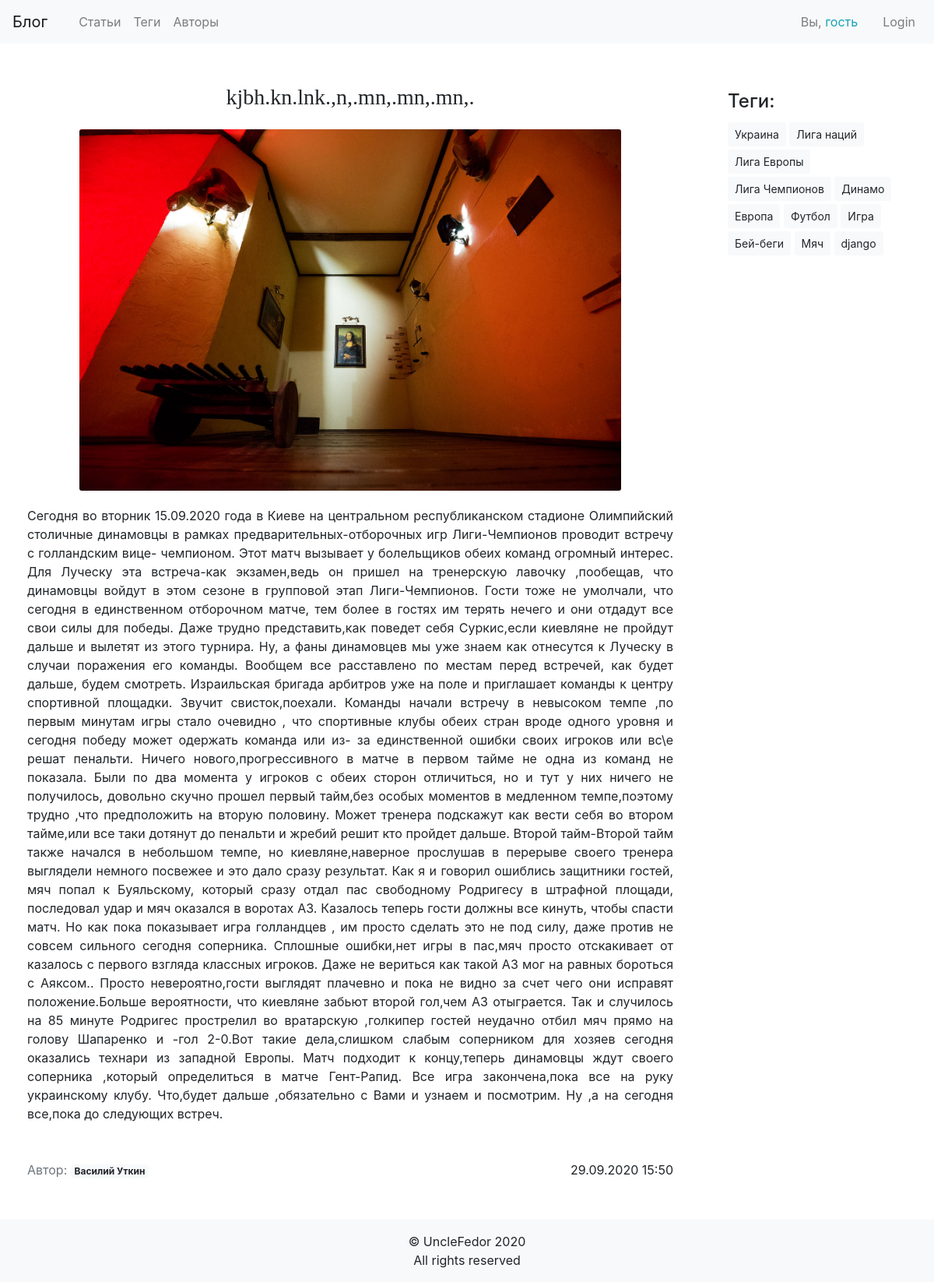
The app's page /post/bez-osobogo-truda-i-napryazheniya-dinamo-obyigryivaet-ne-sovsem-letuchih-gollandtsev-dinamo-az-2-0/ with its own data.
### blog/models.py (models this page shows, shortened)
class Post(models.Model):
    title = models.CharField('Заголовок', max_length=150, db_index=True)
    slug = models.SlugField(max_length=150, unique=True)
    body = models.TextField('Текст поста', blank=True, db_index=True)
    image = models.ImageField('Изображение', upload_to='images-of-posts')
    author = models.ForeignKey(User, verbose_name='Автор', on_delete=models.SET_NULL, null=True, blank=True, related_name='posts')
    date_pub = models.DateTimeField('Дата публикации')
    date_create = models.DateTimeField('Дата создания', auto_now_add=True)
    date_change = models.DateTimeField('Дата изменения', auto_now=True)
    tags = models.ManyToManyField(Tag, blank=True, related_name='posts')
    class Meta:
        verbose_name = 'Пост'
        verbose_name_plural = 'Посты'
        ordering = ['-date_pub']

class Tag(models.Model):
    title = models.CharField('Имя тега', max_length=50, db_index=True)
    slug = models.SlugField(max_length=50, db_index=True)
    def get_absolute_url(self):
        return reverse('tag_detail_url', kwargs={'slug': self.slug})
    class Meta:
        verbose_name = 'Тег'
        verbose_name_plural = 'Теги'

### blog/views.py (the view)
# urls.py: path('post/<slug:slug>/', PostDetail.as_view(), name='post_detail_url'),
class PostDetail(DetailView):
    model = Post
    context_object_name = 'post'
    slug_field = 'slug'
    def get_context_data(self, *args, **kwargs):
        context = super().get_context_data(*args, **kwargs)
        context['post_mutable'] = True
        return context

### blog/templates/blog/post_detail.html
{% extends 'blog/base.html' %}
{% block content %}
<div class="main pt-4">
    <div class="container-fluid mt-3">
        <div class="row">
            <div class="col-9">
                <article class="card mb-4 border-0">
                    <header class="card-header text-center bg-white border-bottom-0">
                        <h3 class="card-title" style="font-family: 'PT Serif',serif; ">{{ post.title }}</h3>
                    </header>
                    <img class="card-img mx-auto" src="{{ post.image.url }}" alt="" style="width: 80%;">
                    <div class="card-body text-justify">
                        <p>{{ post.body }}</p>
                    </div>
                    <div class="card-footer bg-transparent d-flex justify-content-between border-0">
                         <div class="text-muted">
                             Автор:
                             <a href="/author/{{post.author}}/" class="badge badge-light">
                                 {{post.author.get_full_name}}
                             </a>
                         </div>
                        <div>{{ post.date_pub|date:'d.m.Y H:i'}}</div>
                    </div>
                </article>
            </div>
            <div class="col-3">
                <aside class="sidebar sidebar-sticky">
                    <div class="card mb-4 border-0">
                        <div class="card-body">
                            <h4 class="card-title">Теги:</h4>
                            {% for tag in post.tags.all %}
                                <a class="btn btn-light btn-sm mb-1" href="{{ tag.get_absolute_url }}">{{ tag.title }}</a>
                            {% endfor %}
                        </div>
                    </div>
                </aside>
            </div>
        </div>
    </div>
</div>
{% endblock %}

### records on screen
Post: title "kjbh.kn.lnk.,n,.mn,.mn,.mn,.", image (picture), body "Сегодня во вторник 15.09.2020 года в Киеве на центральном республиканском стадионе Олимпийский столичные динамовцы в рамках предварительных-отборочных игр Лиги-Чемпионов проводит встречу с голландским вице- чемпионом. Этот матч вызывает у болельщиков обеих команд огромный интерес. Для Луческу эта встреча-как экзамен,ведь он пришел на тренерскую лавочку ,пообещав, что динамовцы войдут в этом сезоне в групповой этап Лиги-Чемпионов. Гости тоже не умолчали, что сегодня в единственном отборочном матче, тем более в гостях им терять нечего и они отдадут все свои силы для победы. Даже трудно представить,как поведет себя Суркис,если киевляне не пройдут дальше и вылетят из этого турнира. Ну, а фаны…", author.get_full_name "Василий Уткин", date_pub "29.09.2020 15:50"
Tag: title "Украина"
Tag: title "Лига наций"
Tag: title "Лига Европы"
Tag: title "Лига Чемпионов"
Tag: title "Динамо"
Tag: title "Европа"
Tag: title "Футбол"
Tag: title "Игра"
Tag: title "Бей-беги"
Tag: title "Мяч"
Tag: title "django"
